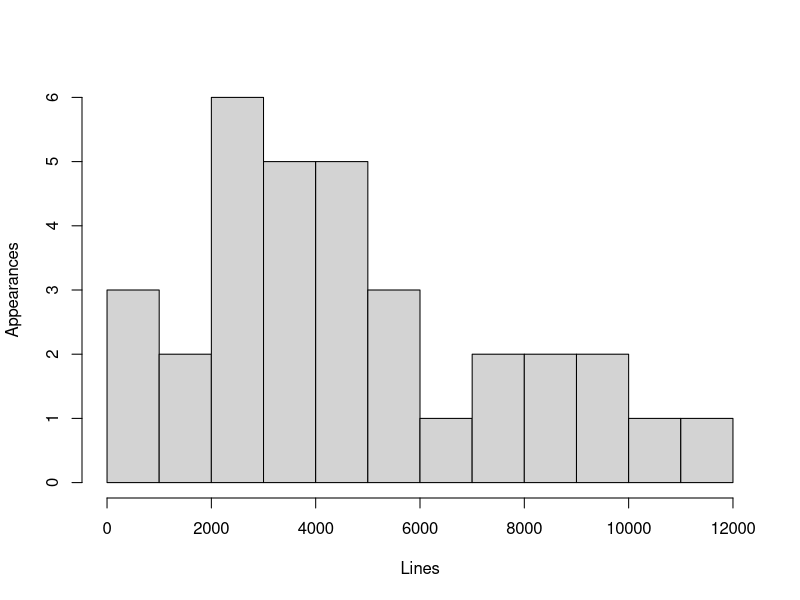

Write R code to recreate this figure.
prynne <- readLines('../data/prynne.txt')
lines <- grep('[ -][Mm]an[ ,:;\"\'.]', prynne)
png(file = 'man.png', width = 700, height = 400)
hist(lines, breaks = 13, main = NULL, xlab = 'Lines', ylab = 'Appearances')
dev.off()
